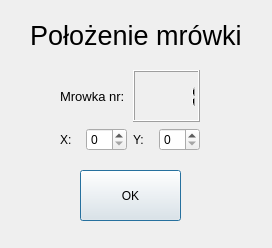
<?xml version="1.0" encoding="UTF-8"?>
<ui version="4.0">
 <class>Dialog</class>
 <widget class="QDialog" name="Dialog">
  <property name="geometry">
   <rect>
    <x>0</x>
    <y>0</y>
    <width>272</width>
    <height>248</height>
   </rect>
  </property>
  <property name="windowTitle">
   <string>Dialog</string>
  </property>
  <widget class="QPushButton" name="Potwierdzenie">
   <property name="geometry">
    <rect>
     <x>80</x>
     <y>170</y>
     <width>101</width>
     <height>51</height>
    </rect>
   </property>
   <property name="text">
    <string>OK</string>
   </property>
  </widget>
  <widget class="QLabel" name="label_4">
   <property name="geometry">
    <rect>
     <x>30</x>
     <y>10</y>
     <width>311</width>
     <height>51</height>
    </rect>
   </property>
   <property name="font">
    <font>
     <pointsize>20</pointsize>
    </font>
   </property>
   <property name="text">
    <string>Położenie mrówki</string>
   </property>
  </widget>
  <widget class="QWidget" name="">
   <property name="geometry">
    <rect>
     <x>60</x>
     <y>70</y>
     <width>140</width>
     <height>81</height>
    </rect>
   </property>
   <layout class="QVBoxLayout" name="verticalLayout">
    <item>
     <layout class="QHBoxLayout" name="horizontalLayout_2">
      <item>
       <widget class="QLabel" name="label_3">
        <property name="font">
         <font>
          <pointsize>10</pointsize>
         </font>
        </property>
        <property name="text">
         <string>Mrowka nr:</string>
        </property>
       </widget>
      </item>
      <item>
       <widget class="QLCDNumber" name="lcdNumber_mrowka_nr">
        <property name="value" stdset="0">
         <double>1.000000000000000</double>
        </property>
       </widget>
      </item>
     </layout>
    </item>
    <item>
     <layout class="QHBoxLayout" name="horizontalLayout">
      <item>
       <widget class="QLabel" name="label">
        <property name="text">
         <string>X:</string>
        </property>
       </widget>
      </item>
      <item>
       <widget class="QSpinBox" name="Spin_mrowka_X"/>
      </item>
      <item>
       <widget class="QLabel" name="label_2">
        <property name="text">
         <string>Y:</string>
        </property>
       </widget>
      </item>
      <item>
       <widget class="QSpinBox" name="Spin_mrowka_Y"/>
      </item>
     </layout>
    </item>
   </layout>
  </widget>
 </widget>
 <resources/>
 <connections/>
</ui>
